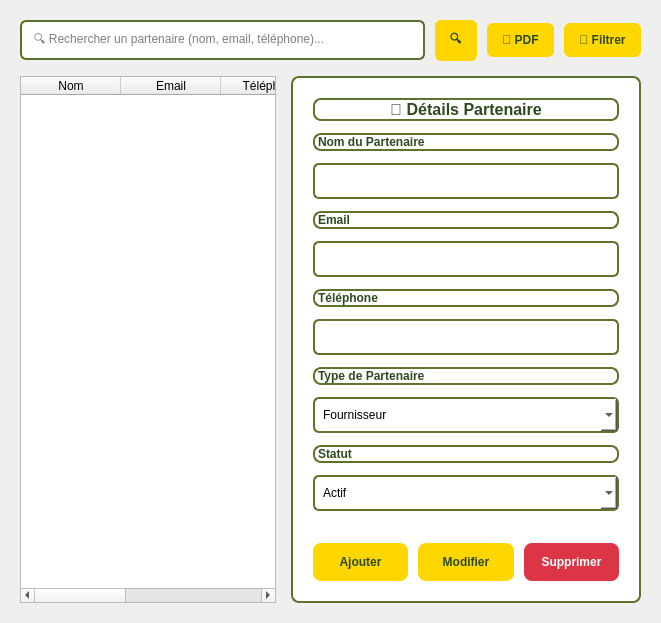
          <widget class="QWidget" name="partnersListTab">
           <attribute name="title">
            <string>Liste des Partenaires</string>
           </attribute>
           <layout class="QVBoxLayout">
            <property name="spacing">
             <number>15</number>
            </property>
            <property name="margin" stdset="0">
             <number>20</number>
            </property>
            <item>
             <layout class="QHBoxLayout">
              <property name="spacing">
               <number>10</number>
              </property>
              <item>
               <widget class="QLineEdit" name="searchLineEdit">
                <property name="styleSheet">
                 <string>padding: 10px; border: 2px solid #5d732c; border-radius: 6px;</string>
                </property>
                <property name="placeholderText">
                 <string>🔍 Rechercher un partenaire (nom, email, téléphone)...</string>
                </property>
               </widget>
              </item>
              <item>
               <widget class="QPushButton" name="searchButton">
                <property name="styleSheet">
                 <string>background: #ffd700; color: #2d4a1f; border: none; padding: 10px 15px; border-radius: 6px; font-weight: bold;</string>
                </property>
                <property name="text">
                 <string>🔍</string>
                </property>
               </widget>
              </item>
              <item>
               <widget class="QPushButton" name="exportButton">
                <property name="styleSheet">
                 <string>background: #ffd700; color: #2d4a1f; border: none; padding: 10px 15px; border-radius: 6px; font-weight: bold;</string>
                </property>
                <property name="text">
                 <string>📄 PDF</string>
                </property>
               </widget>
              </item>
              <item>
               <widget class="QPushButton" name="filterButton">
                <property name="styleSheet">
                 <string>background: #ffd700; color: #2d4a1f; border: none; padding: 10px 15px; border-radius: 6px; font-weight: bold;</string>
                </property>
                <property name="text">
                 <string>🔽 Filtrer</string>
                </property>
               </widget>
              </item>
             </layout>
            </item>
            <item>
             <layout class="QHBoxLayout">
              <property name="spacing">
               <number>15</number>
              </property>
              <item>
               <widget class="QTableWidget" name="partnersTable">
                <column>
                 <property name="text">
                  <string>Nom</string>
                 </property>
                </column>
                <column>
                 <property name="text">
                  <string>Email</string>
                 </property>
                </column>
                <column>
                 <property name="text">
                  <string>Téléphone</string>
                 </property>
                </column>
                <column>
                 <property name="text">
                  <string>Type</string>
                 </property>
                </column>
                <column>
                 <property name="text">
                  <string>Statut</string>
                 </property>
                </column>
               </widget>
              </item>
              <item>
               <widget class="QFrame" name="formFramePartenaire">
                <property name="minimumSize">
                 <size>
                  <width>350</width>
                  <height>0</height>
                 </size>
                </property>
                <property name="maximumSize">
                 <size>
                  <width>400</width>
                  <height>16777215</height>
                 </size>
                </property>
                <property name="styleSheet">
                 <string>background: white; border: 2px solid #5d732c; border-radius: 8px;</string>
                </property>
                <layout class="QVBoxLayout">
                 <property name="spacing">
                  <number>12</number>
                 </property>
                 <property name="margin" stdset="0">
                  <number>20</number>
                 </property>
                 <item>
                  <widget class="QLabel" name="formTitleLabel">
                   <property name="styleSheet">
                    <string>font-size: 16px; color: #2d4a1f; font-weight: bold;</string>
                   </property>
                   <property name="text">
                    <string>🤝 Détails Partenaire</string>
                   </property>
                   <property name="alignment">
                    <set>Qt::AlignmentFlag::AlignCenter</set>
                   </property>
                  </widget>
                 </item>
                 <item>
                  <widget class="QLabel" name="nameLabel">
                   <property name="styleSheet">
                    <string>color: #2d4a1f; font-weight: bold;</string>
                   </property>
                   <property name="text">
                    <string>Nom du Partenaire</string>
                   </property>
                  </widget>
                 </item>
                 <item>
                  <widget class="QLineEdit" name="nameLineEdit">
                   <property name="styleSheet">
                    <string>padding: 8px; border: 2px solid #5d732c; border-radius: 6px;</string>
                   </property>
                  </widget>
                 </item>
                 <item>
                  <widget class="QLabel" name="emailLabel">
                   <property name="styleSheet">
                    <string>color: #2d4a1f; font-weight: bold;</string>
                   </property>
                   <property name="text">
                    <string>Email</string>
                   </property>
                  </widget>
                 </item>
                 <item>
                  <widget class="QLineEdit" name="emailLineEdit">
                   <property name="styleSheet">
                    <string>padding: 8px; border: 2px solid #5d732c; border-radius: 6px;</string>
                   </property>
                  </widget>
                 </item>
                 <item>
                  <widget class="QLabel" name="phoneLabel">
                   <property name="styleSheet">
                    <string>color: #2d4a1f; font-weight: bold;</string>
                   </property>
                   <property name="text">
                    <string>Téléphone</string>
                   </property>
                  </widget>
                 </item>
                 <item>
                  <widget class="QLineEdit" name="phoneLineEdit">
                   <property name="styleSheet">
                    <string>padding: 8px; border: 2px solid #5d732c; border-radius: 6px;</string>
                   </property>
                  </widget>
                 </item>
                 <item>
                  <widget class="QLabel" name="typeLabel">
                   <property name="styleSheet">
                    <string>color: #2d4a1f; font-weight: bold;</string>
                   </property>
                   <property name="text">
                    <string>Type de Partenaire</string>
                   </property>
                  </widget>
                 </item>
                 <item>
                  <widget class="QComboBox" name="typeComboBox">
                   <property name="styleSheet">
                    <string>padding: 8px; border: 2px solid #5d732c; border-radius: 6px;</string>
                   </property>
                   <item>
                    <property name="text">
                     <string>Fournisseur</string>
                    </property>
                   </item>
                   <item>
                    <property name="text">
                     <string>Distributeur</string>
                    </property>
                   </item>
                   <item>
                    <property name="text">
                     <string>Transporteur</string>
                    </property>
                   </item>
                  </widget>
                 </item>
                 <item>
                  <widget class="QLabel" name="statusLabel">
                   <property name="styleSheet">
                    <string>color: #2d4a1f; font-weight: bold;</string>
                   </property>
                   <property name="text">
                    <string>Statut</string>
                   </property>
                  </widget>
                 </item>
                 <item>
                  <widget class="QComboBox" name="statusComboBox">
                   <property name="styleSheet">
                    <string>padding: 8px; border: 2px solid #5d732c; border-radius: 6px;</string>
                   </property>
                   <item>
                    <property name="text">
                     <string>Actif</string>
                    </property>
                   </item>
                   <item>
                    <property name="text">
                     <string>Inactif</string>
                    </property>
                   </item>
                  </widget>
                 </item>
                 <item>
                  <spacer>
                   <property name="orientation">
                    <enum>Qt::Orientation::Vertical</enum>
                   </property>
                   <property name="sizeHint" stdset="0">
                    <size>
                     <width>0</width>
                     <height>20</height>
                    </size>
                   </property>
                  </spacer>
                 </item>
                 <item>
                  <layout class="QHBoxLayout">
                   <property name="spacing">
                    <number>10</number>
                   </property>
                   <item>
                    <widget class="QPushButton" name="addButton">
                     <property name="styleSheet">
                      <string>background: #ffd700; color: #2d4a1f; border: none; padding: 12px; border-radius: 8px; font-weight: bold;</string>
                     </property>
                     <property name="text">
                      <string>Ajouter</string>
                     </property>
                    </widget>
                   </item>
                   <item>
                    <widget class="QPushButton" name="updateButton">
                     <property name="styleSheet">
                      <string>background: #ffd700; color: #2d4a1f; border: none; padding: 12px; border-radius: 8px; font-weight: bold;</string>
                     </property>
                     <property name="text">
                      <string>Modifier</string>
                     </property>
                    </widget>
                   </item>
                   <item>
                    <widget class="QPushButton" name="deleteButton">
                     <property name="styleSheet">
                      <string>background: #dc3545; color: white; border: none; padding: 12px; border-radius: 8px; font-weight: bold;</string>
                     </property>
                     <property name="text">
                      <string>Supprimer</string>
                     </property>
                    </widget>
                   </item>
                  </layout>
                 </item>
                </layout>
               </widget>
              </item>
             </layout>
            </item>
           </layout>
          </widget>
